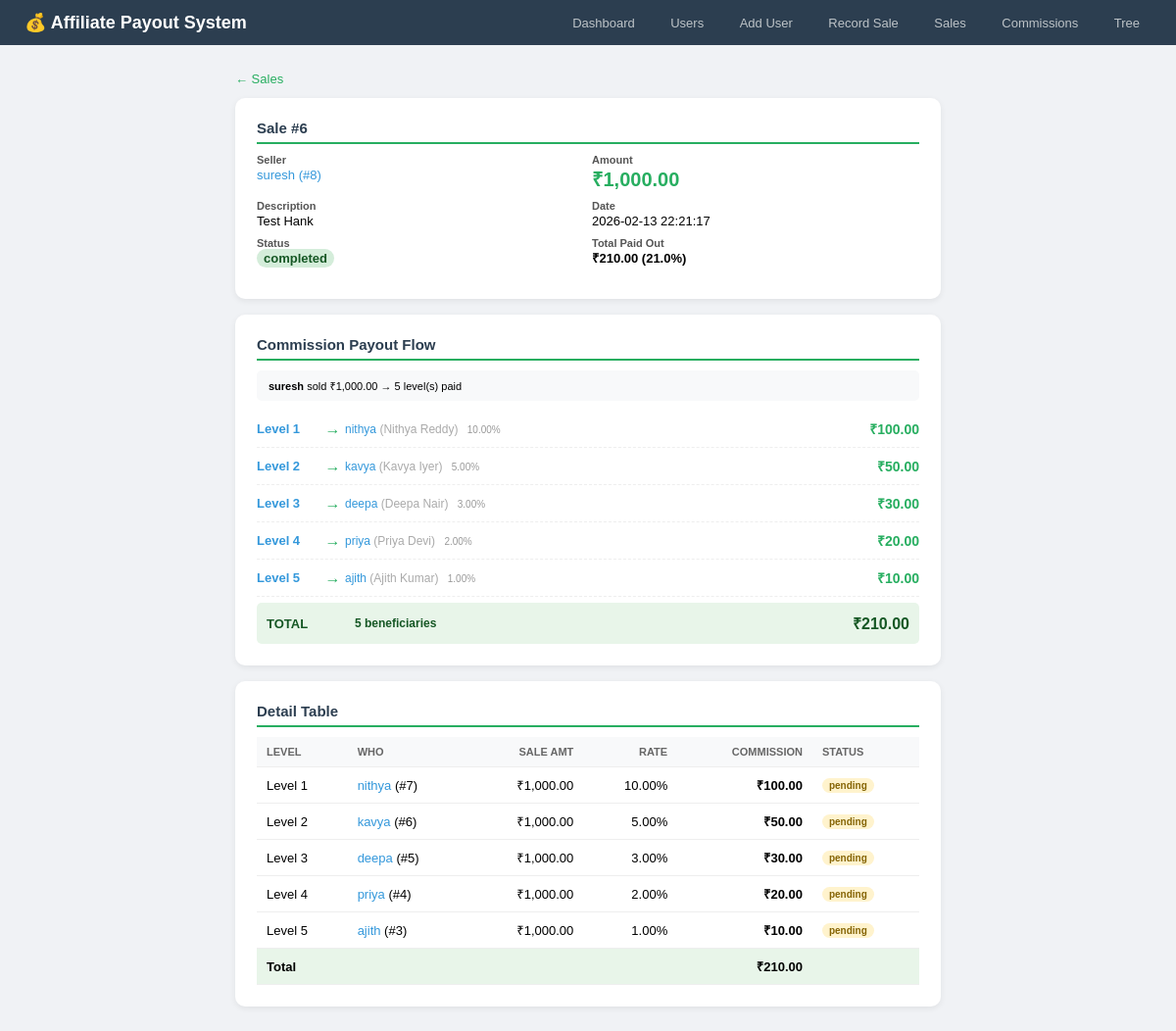
The app's page /sale_detail.php?id=6 with its own data.
### tables this page shows
CREATE TABLE `sales` (
  `id` int(10) UNSIGNED NOT NULL,
  `user_id` int(10) UNSIGNED NOT NULL,
  `amount` decimal(12,2) NOT NULL,
  `description` varchar(500) DEFAULT NULL,
  `status` enum('pending','completed','refunded','cancelled') NOT NULL DEFAULT 'completed',
  `created_at` datetime NOT NULL DEFAULT current_timestamp()
);

CREATE TABLE `users` (
  `id` int(10) UNSIGNED NOT NULL,
  `username` varchar(50) NOT NULL,
  `email` varchar(255) NOT NULL,
  `full_name` varchar(100) NOT NULL DEFAULT '',
  `parent_id` int(10) UNSIGNED DEFAULT NULL,
  `status` enum('active','inactive','suspended') NOT NULL DEFAULT 'active',
  `created_at` datetime NOT NULL DEFAULT current_timestamp()
);

CREATE TABLE `commissions` (
  `id` int(10) UNSIGNED NOT NULL,
  `sale_id` int(10) UNSIGNED NOT NULL,
  `beneficiary_id` int(10) UNSIGNED NOT NULL,
  `source_user_id` int(10) UNSIGNED NOT NULL,
  `level` tinyint(3) UNSIGNED NOT NULL,
  `sale_amount` decimal(12,2) NOT NULL,
  `commission_rate` decimal(5,2) NOT NULL,
  `commission_amount` decimal(12,2) NOT NULL,
  `status` enum('pending','paid','cancelled') NOT NULL DEFAULT 'pending',
  `created_at` datetime NOT NULL DEFAULT current_timestamp(),
  `paid_at` datetime DEFAULT NULL
);

### sale_detail.php (the view, shortened to what this page needs)
<?php
require_once 'database/db.php';
$sid = intval($_GET['id']);
$r = mysqli_query($conn, "SELECT s.*, u.username, u.full_name
                           FROM sales s JOIN users u ON u.id = s.user_id
                           WHERE s.id=$sid");
$sale = mysqli_fetch_assoc($r);
$r = mysqli_query($conn, "SELECT c.*, u.username as who, u.full_name as who_name
                           FROM commissions c JOIN users u ON u.id = c.beneficiary_id
                           WHERE c.sale_id=$sid ORDER BY c.level");
$comms = array();
$ctotal = 0;
while ($row = mysqli_fetch_assoc($r)) {
    $comms[] = $row;
    $ctotal += $row['commission_amount'];
}
?>
<!DOCTYPE html>
<html lang="en">
<head>
</head>
<body>
<div class="topbar">
    <h1>💰 Affiliate Payout System</h1>
    <div>
        <a href="index.php">Dashboard</a>
        <a href="view_users.php">Users</a>
        <a href="add_user.php">Add User</a>
        <a href="record_sale.php">Record Sale</a>
        <a href="view_sales.php">Sales</a>
        <a href="view_commissions.php">Commissions</a>
        <a href="tree_view.php">Tree</a>
    </div>
</div>
<div class="wrap">
    <a href="view_sales.php" class="back">← Sales</a>
    <div class="card">
        <h2>Sale #<?php echo $sale['id']; ?></h2>
        <div class="grid2">
            <div class="gi"><label>Seller</label><span><a class="lk" href="user_detail.php?id=<?php echo $sale['user_id']; ?>"><?php echo htmlspecialchars($sale['username']); ?> (#<?php echo $sale['user_id']; ?>)</a></span></div>
            <div class="gi"><label>Amount</label><span style="font-size:20px;font-weight:bold;color:#27ae60">₹<?php echo number_format($sale['amount'],2); ?></span></div>
            <div class="gi"><label>Description</label><span><?php echo $sale['description'] ? htmlspecialchars($sale['description']) : 'N/A'; ?></span></div>
            <div class="gi"><label>Date</label><span><?php echo $sale['created_at']; ?></span></div>
            <div class="gi"><label>Status</label><span class="pill pill-g"><?php echo $sale['status']; ?></span></div>
            <div class="gi"><label>Total Paid Out</label><span style="font-weight:bold">₹<?php echo number_format($ctotal,2); ?> (<?php echo $sale['amount']>0 ? number_format(($ctotal/$sale['amount'])*100,1) : 0; ?>%)</span></div>
        </div>
    </div>
    <div class="card">
        <h2>Commission Payout Flow</h2>
        <div style="background:#f8f9fa;padding:8px 12px;border-radius:5px;margin-bottom:10px;font-size:11px;">
            <strong><?php echo htmlspecialchars($sale['username']); ?></strong> sold ₹<?php echo number_format($sale['amount'],2); ?> → <?php echo count($comms); ?> level(s) paid
        </div>
        <?php if (count($comms)==0): ?>
            <p class="muted" style="padding:12px 0">No commissions — no upstream referrers.</p>
        <?php else: ?>
            <?php foreach($comms as $c): ?>
            <div class="flow">
                <div class="fl">Level <?php echo $c['level']; ?></div>
                <div class="fa">→</div>
                <div class="fu">
                    <a class="lk" href="user_detail.php?id=<?php echo $c['beneficiary_id']; ?>"><?php echo htmlspecialchars($c['who']); ?></a>
                    <span style="color:#aaa">(<?php echo htmlspecialchars($c['who_name']); ?>)</span>
                    <span style="color:#999;font-size:10px;margin-left:6px"><?php echo number_format($c['commission_rate'],2); ?>%</span>
                </div>
                <div class="fm">₹<?php echo number_format($c['commission_amount'],2); ?></div>
            </div>
            <?php endforeach; ?>
            <div class="flow" style="background:#e8f5e9;border-radius:5px;padding:10px;margin-top:6px;border:none;">
                <div class="fl" style="color:#155724">TOTAL</div>
                <div class="fu" style="font-weight:bold;color:#155724"><?php echo count($comms); ?> beneficiaries</div>
                <div class="fm" style="color:#155724;font-size:16px">₹<?php echo number_format($ctotal,2); ?></div>
            </div>
        <?php endif; ?>
    </div>
    <?php if (count($comms)>0): ?>
    <div class="card">
        <h2>Detail Table</h2>
        <table>
            <tr>
                <th>Level</th>
                <th>Who</th>
                <th class="r">Sale Amt</th>
                <th class="r">Rate</th>
                <th class="r">Commission</th>
                <th>Status</th>
            </tr>
            <?php foreach($comms as $c): ?>
            <tr>
                <td>Level <?php echo $c['level']; ?></td>
                <td><a class="lk" href="user_detail.php?id=<?php echo $c['beneficiary_id']; ?>"><?php echo htmlspecialchars($c['who']); ?></a> (#<?php echo $c['beneficiary_id']; ?>)</td>
                <td class="r">₹<?php echo number_format($c['sale_amount'],2); ?></td>
                <td class="r"><?php echo number_format($c['commission_rate'],2); ?>%</td>
                <td class="r"><strong>₹<?php echo number_format($c['commission_amount'],2); ?></strong></td>
                <td><span class="pill pill-y"><?php echo $c['status']; ?></span></td>
            </tr>
            <?php endforeach; ?>
            <tr class="total"><td colspan="4">Total</td><td class="r">₹<?php echo number_format($ctotal,2); ?></td><td></td></tr>
        </table>
    </div>
    <?php endif; ?>
</div>
</body>
</html>

### sale_detail.php (style rules this page uses)
* { box-sizing:border-box; margin:0; padding:0; }
body { font-family:Arial,sans-serif; background:#f0f2f5; }
.topbar { background:#2c3e50; padding:12px 25px; display:flex; justify-content:space-between; align-items:center; flex-wrap:wrap; }
.topbar h1 { color:#fff; font-size:18px; }
.topbar a { color:#bdc3c7; text-decoration:none; font-size:13px; padding:5px 12px; border-radius:4px; margin-left:8px; }
.wrap { max-width:750px; margin:25px auto; padding:0 15px; }
.card { background:#fff; padding:22px; border-radius:10px; box-shadow:0 2px 6px rgba(0,0,0,0.07); margin-bottom:16px; }
.card h2 { font-size:15px; color:#2c3e50; margin-bottom:10px; padding-bottom:6px; border-bottom:2px solid #27ae60; }
.grid2 { display:grid; grid-template-columns:1fr 1fr; gap:8px; margin-bottom:10px; }
.gi label { font-weight:bold; color:#555; font-size:11px; display:block; }
.gi span { font-size:13px; }
table { width:100%; border-collapse:collapse; }
th,td { padding:9px 10px; text-align:left; border-bottom:1px solid #eee; font-size:13px; }
th { background:#f8f9fa; color:#666; font-size:11px; text-transform:uppercase; font-weight:600; }
.r { text-align:right; }
.total { background:#e8f5e9; font-weight:bold; }
.pill { display:inline-block; padding:2px 7px; border-radius:10px; font-size:10px; font-weight:bold; }
.pill-g { background:#d4edda; color:#155724; }
.pill-y { background:#fff3cd; color:#856404; }
a.lk { color:#3498db; text-decoration:none; }
.back { display:inline-block; margin-bottom:12px; color:#27ae60; text-decoration:none; font-size:13px; }
.flow { padding:9px 0; border-bottom:1px dashed #eee; display:flex; align-items:center; }
.fl { width:65px; font-weight:bold; color:#3498db; font-size:13px; }
.fa { width:25px; color:#27ae60; font-size:16px; text-align:center; }
.fu { flex:1; font-size:12px; }
.fm { width:100px; text-align:right; font-weight:bold; font-size:14px; color:#27ae60; }

### records on screen
sales: id "6", user.username "suresh", user "8", amount "1,000.00", description "Test Hank", created_at "2026-02-13 22:21:17", status "completed", ($ctotal/$sale['amount'])*100 "21.0"
commissions: level "1", beneficiary.username "nithya", beneficiary.full_name "Nithya Reddy", commission_rate "10.00", commission_amount "100.00", beneficiary "7", sale_amount "1,000.00", status "pending"
commissions: level "2", beneficiary.username "kavya", beneficiary.full_name "Kavya Iyer", commission_rate "5.00", commission_amount "50.00", beneficiary "6", sale_amount "1,000.00", status "pending"
commissions: level "3", beneficiary.username "deepa", beneficiary.full_name "Deepa Nair", commission_rate "3.00", commission_amount "30.00", beneficiary "5", sale_amount "1,000.00", status "pending"
commissions: level "4", beneficiary.username "priya", beneficiary.full_name "Priya Devi", commission_rate "2.00", commission_amount "20.00", beneficiary "4", sale_amount "1,000.00", status "pending"
commissions: level "5", beneficiary.username "ajith", beneficiary.full_name "Ajith Kumar", commission_rate "1.00", commission_amount "10.00", beneficiary "3", sale_amount "1,000.00", status "pending"

### other values on screen
$ctotal "210.00"
count($comms) "5"
